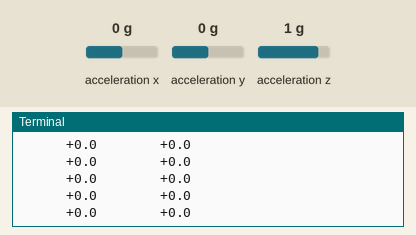
Simulated run of this program. Board: Raspberry Pi (BCM pin numbers). On the bench: the last lines printed to the terminal. The inputs (shaded band) are chosen by the test bench; at power-on: acceleration x 0 g, acceleration y 0 g, acceleration z 1 g.

Above: at 1.2 s.
1.3 s: acceleration x set to -1.4 g
At 1.31 s:
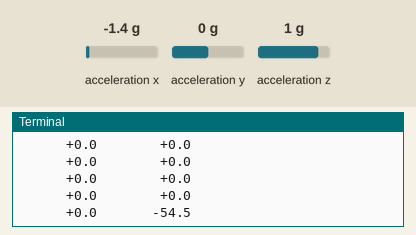
2.8 s: acceleration y set to -1.4 g
At 2.82 s:
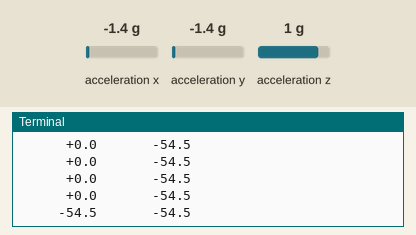
4.3 s: acceleration z set to -1.4 g
At 4.33 s:
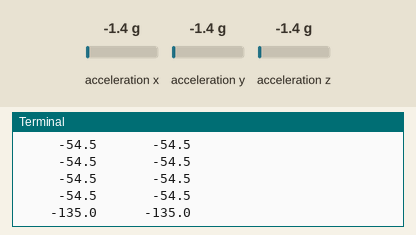

The program:

tilt.py
```python
#!/usr/bin/env python3
"""
tilt.py — Tilt & motion detection with ADXL345
Reads X/Y/Z acceleration at 10 Hz and computes pitch & roll angles.

Hardware wiring (I²C):
  ADXL345 VCC  →  3.3 V (pin 1)
  ADXL345 GND  →  GND  (pin 6)
  ADXL345 SDA  →  GPIO 2 / SDA (pin 3)
  ADXL345 SCL  →  GPIO 3 / SCL (pin 5)

Enable I²C first:
  sudo raspi-config  →  Interface Options  →  I2C  →  Enable
  Verify:  i2cdetect -y 1   (should show address 0x53)

Install dependency:
  pip install adafruit-circuitpython-adxl34x
"""

import time
import math
import board
import busio
import adafruit_adxl34x

i2c   = busio.I2C(board.SCL, board.SDA)
accel = adafruit_adxl34x.ADXL345(i2c)
accel.range = adafruit_adxl34x.Range.RANGE_4_G

print("Reading ADXL345 — Ctrl-C to stop")
print(f"{'Pitch (°)':>10}  {'Roll (°)':>10}")
print("-" * 23)

while True:
    x, y, z = accel.acceleration          # m/s²
    pitch = math.degrees(math.atan2(y, z))
    roll  = math.degrees(math.atan2(x, z))
    print(f"{pitch:>+10.1f}  {roll:>+10.1f}")
    time.sleep(0.1)
```

Measured:
- after the input at 1.3 s, the terminal: prints a new line at once (image 1)
- after the input at 2.8 s, the terminal: prints a new line at once (image 2)
- after the input at 4.3 s, the terminal: prints a new line at once (image 3)
